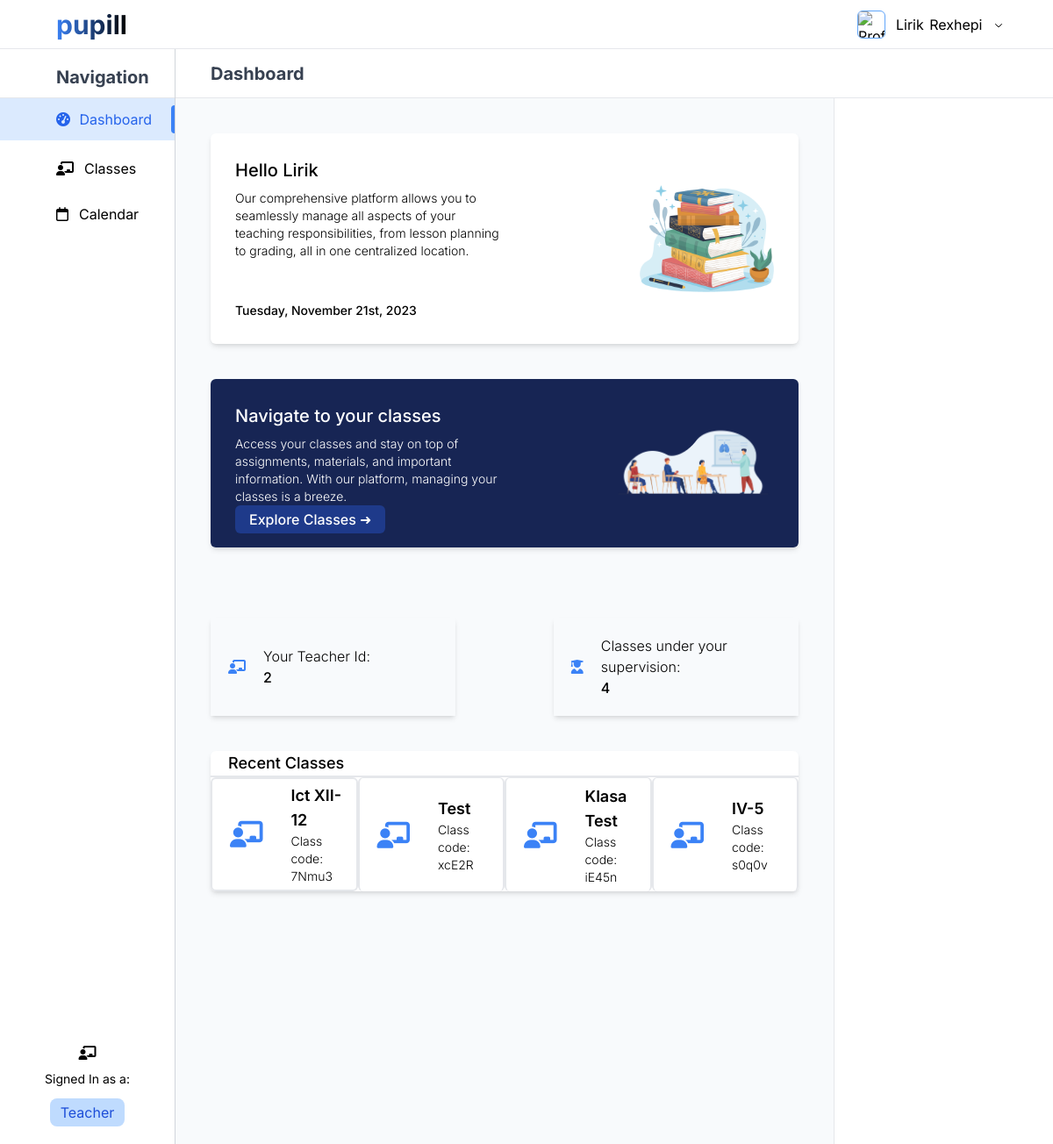
Screenshot of /dashboards/teacher_dashboard/teacherDashboard.php (signed in) with the database file from the repository.
### tables this page shows
CREATE TABLE `teachers` (
  `teacher_id` int(255) NOT NULL,
  `teacher_name` varchar(255) NOT NULL,
  `teacher_surname` varchar(255) NOT NULL,
  `teacher_email` varchar(255) NOT NULL,
  `teacher_password` varchar(255) NOT NULL,
  `teacher_subject` varchar(255) NOT NULL,
  `teacher_gender` varchar(255) DEFAULT NULL,
  `school_id` varchar(255) NOT NULL,
  `created_at` timestamp(6) NULL DEFAULT NULL,
  `updated_at` timestamp(6) NULL DEFAULT NULL ON UPDATE current_timestamp(6)
);

CREATE TABLE `classes` (
  `class_id` int(255) NOT NULL,
  `class_name` varchar(255) NOT NULL,
  `class_headTeacher` varchar(255) NOT NULL,
  `class_subjectCount` varchar(255) NOT NULL,
  `school` varchar(255) NOT NULL,
  `class_code` varchar(255) NOT NULL,
  `created_at` datetime(6) NOT NULL,
  `updated_at` datetime(6) DEFAULT NULL ON UPDATE current_timestamp(6)
);

### dashboards/teacher_dashboard/teacherDashboard.php (the view, shortened to what this page needs)
<?php
include_once '../../db_connection/config.php';
$sql = "SELECT * FROM teachers WHERE teacher_id = ? ";
$stmt = $con->prepare($sql);
$stmt->bindParam(1, $_SESSION['id']);
$stmt->execute();
$data = $stmt->fetch();
$sql = "SELECT * FROM classes WHERE class_headTeacher = ?  ";
$stmt = $con->prepare($sql);
$stmt->bindParam(1, $_SESSION['id']);
$stmt->execute();
$dataClasses = $stmt->fetchAll();
$numClasses = $stmt->rowCount();
?>
<!DOCTYPE html>
<html lang="en">
<head>
    <script src="https://cdn.tailwindcss.com"></script>
</head>
<body style="font-family: 'Inter'">
    <div class=" flex flex-row">
        <div class="flex w-1/6 h-screen flex-col">
            <div class="flex items-center w-full h-14 py-5 border-b  border-gray-200">
                <div class="ml-16">
                    <p onclick="window.location.href='../../index.html'" class="text-3xl font-bold bg-gradient-to-r from-blue-500 to-black text-transparent bg-clip-text cursor-pointer inline-block">pupill</p>
                </div>
            </div>
            <div class="flex justify-between flex-col h-full border-r border-gray-300">
                <div class="flex mt-2">
                    <ul class=" w-full">
                        <li class="flex items-center w-full h-12 border-b border-gray-200 justify-start  ">
                            <span class="ml-16 font-bold text-xl text-gray-700">Navigation</span>
                        </li>
                        <li style="font-family: 'Inter', sans-serif;" class="flex flex-row items-center bg-blue-100 pl-16 py-2 font-regular text-md flex justify-between items-center cursor-pointer text-blue-600">
                            <div>
                                <i class="fas fa-tachometer-alt mr-1.5"></i>
                                <span>Dashboard</span>
                            </div>
                            <div class="bg-blue-500 h-8 w-1 rounded-l-lg "></div>
                        </li>
                        <li onclick="window.location.href='teacherClass.php'" style="font-family: 'Inter', sans-serif;" class="flex flex-row items-center font-regular pl-16 py-2 my-3 text-md cursor-pointer hover:text-blue-600 transition-colors duration-300">
                            <i class="fas fa-chalkboard-teacher mr-3"></i>
                            <span>Classes</span>
                        </li>
                        <li style="font-family: 'Inter', sans-serif;" class="flex flex-row items-center font-regular pl-16 py-2 my-3 text-md cursor-pointer hover:text-blue-600 transition-colors duration-300">
                            <i class="far fa-calendar mr-3"></i>
                            <span class="hover:text-blue-500">Calendar</span>
                        </li>
                    </ul>
                </div>
                <div class="flex flex-col justify-center items-center m-5 ">
                    <i class="fas fa-chalkboard-teacher mb-3"></i>
                    <p style="font-family: 'Inter', sans-serif;" class="mb-3 text-sm">Signed In as a:</p>
                    <p style="font-family: 'Inter', sans-serif;" class="bg-blue-200 text-blue-700 rounded-lg px-3 py-1">Teacher</p>
                </div>
            </div>
        </div>
        <div class="flex w-5/6 h-screen flex-col">
            <div class="flex items-center w-full h-14 py-5 border-b border-gray-200 justify-end">
                <div class="flex flex-row mr-14 items-center">
                    <img class="w-8 h-8 border mr-3 rounded-md border-blue-400" src="../../resources/icons/school.png" alt="Profile Picture">
                    <div class="relative inline-block">
                        <div class="cursor-pointer" onclick="showDropdown()">
                            <span class="cursor-pointer mr-0.5"><?= $data['teacher_name'] ?></span>
                            <span class="cursor-pointer"><?= $data['teacher_surname'] ?></span>
                            <svg xmlns="http://www.w3.org/2000/svg" class="h-3 w-3 inline-block ml-2" fill="none" viewBox="0 0 24 24" stroke="currentColor">
                                <path stroke-linecap="round" stroke-linejoin="round" stroke-width="2" d="M19 9l-7 7-7-7" />
                            </svg>
                        </div>
                    </div>
                </div>
            </div>
            <div class="flex items-center w-full h-14 py-5 border-b border-gray-200 justify-start  ">
                <span class="ml-10 font-bold text-xl text-gray-700">Dashboard</span>
            </div>
            <div class="flex flex-row w-full h-200 overflow-scroll overflow-x-hidden">
                <div class="flex flex-col w-3/4 bg-slate-50">
                    <div class="w-fill h-60 mx-10 mt-10 rounded-md bg-white shadow-md p-7 flex flex-row">
                        <div class="flex flex-col w-3/6 h-full justify-between">
                            <div>
                                <p class="text-xl font-medium">Hello <?= $data['teacher_name'] ?></p>
                                <p class="text-sm font-light mt-2">Our comprehensive platform allows you to seamlessly manage all aspects of your teaching responsibilities, from lesson planning to grading, all in one centralized location.</p>
                            </div>
                            <div>
                                <p class="text-sm font-medium "> <?php echo date('l, F jS, Y'); ?></p>
                            </div>
                        </div>
                        <div class="flex justify-end items-center w-3/6">
                            <img class="w-2/4" src="../../resources/vectors/books.png" alt="Books">
                        </div>
                    </div>
                    <div class="w-fill h-48 mx-10 my-10 rounded-md bg-blue-950 text-white shadow-md p-7 flex flex-row">
                        <div class="flex flex-col w-3/6 h-full justify-between">
                            <div>
                                <p class="text-xl font-medium">Navigate to your classes</p>
                                <p class="text-sm font-light mt-2"> Access your classes and stay on top of assignments, materials, and important information. With our platform, managing your classes is a breeze.</p>
                            </div>
                            <div>
                                <button class="text-white font-medium rounded-md py-1 px-4 bg-blue-900 transition duration-300 ease-in-out">Explore Classes ➜</button>
                            </div>
                        </div>
                        <div class="flex justify-end items-center w-3/6">
                            <img class="w-3/5" src="../../resources/vectors/classes.png" alt="Books">
                        </div>
                    </div>
                    <div class="w-fill h-28 m-10 rounded-md flex flex-row justify-between">
                        <div class="flex items-center shadow-md w-5/12 h-28">
                            <div class="flex flex-row items-center">
                                <i class="fas fa-chalkboard-teacher mx-5 text-blue-500"></i>
                                <div class="flex flex-col">
                                    <p class="text-md font-light">Your Teacher Id: </p>
                                    <p class="text-md font-medium"> <?= $data['teacher_id'] ?></p>
                                </div>
                            </div>
                        </div>
                        <div class="flex items-center shadow-md w-5/12 h-28">
                            <div class="flex flex-row items-center">
                                <i class="fas fa-user-graduate mx-5 text-blue-500"></i>
                                <div class="flex flex-col">
                                    <p class="text-md font-light">Classes under your supervision:</p>
                                    <p class="text-md font-medium"> <?= $numClasses ?></p>
                                </div>
                            </div>
                        </div>
                    </div>
                    <div class="w-fill h-40 mx-10 mb-20 rounded-md bg-white shadow-md flex flex-col">
                        <div class="border-b-2 w-full h-14 flex pl-5 items-center">
                            <p class="font-medium text-lg">Recent Classes</p>
                        </div>
                        <div class="h-80 overflow-y-auto text-black h-fill">
                            <?php if ($dataClasses) : ?>
                                <ul class="divide-y divide-gray-200 h-full flex flex-row">
                                    <?php foreach (array_slice($dataClasses, 0, 4) as $class) : ?>
                                        <li class="py-4 flex w-1/4 border-2 rounded-md h-fill items-center">
                                            <span class="text-3xl">
                                                <i class="fas fa-chalkboard-teacher mx-5 text-blue-500"></i>
                                            </span>
                                            <div class="flex flex-col ml-3 items-center">
                                                <div class=" flex flex-col justify-evenly">
                                                    <p class="text-lg font-semibold text-black mr-2"><?= $class['class_name'] ?></p>
                                                    <p class="text-sm font-light text-black">Class code: <?= $class['class_code'] ?></p>
                                                </div>
                                            </div>
                                        </li>
                                    <?php endforeach; ?>
                                </ul>
                            <?php else : ?>
                                <p class="text-black p-4">No classes found</p>
                            <?php endif; ?>
                        </div>
                    </div>
                </div>
                <div class="flex w-1/4 h-screen py-5 border-l border-gray-200 justify-center text-sm">
                    <div style="font-family: 'Inter'" class="w-full h-94 border-slate-100 px-4 text-sm" id='calendar'></div>
                </div>
            </div>
        </div>
    </div>
</body>
</html>

### rows the page displays
teachers: teacher_name "Lirik", teacher_surname "Rexhepi", teacher_id "2"
classes: class_name "Ict XII-12", class_code "7Nmu3"
classes: class_name "Test", class_code "xcE2R"
classes: class_name "Klasa Test", class_code "iE45n"
classes: class_name "IV-5", class_code "s0q0v"

### other values shown
$numClasses "4"
